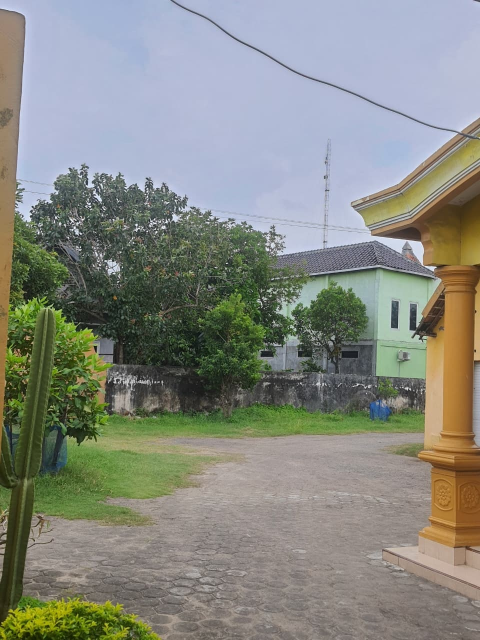
#> input picture dataset/original.jpg, 960 x 1280 px (shown at 1/2 size)
$ python detect.py
#> lines starting #> are read from the running program, lines starting #| are printed output that depends on the picture
import cv2
import matplotlib.pyplot as plt

img = cv2.imread("dataset/original.jpg")
#> img is the input picture: shape (1280, 960, 3); mean B, G, R 128.9, 137.4, 134.7
gray = cv2.cvtColor(img, cv2.COLOR_BGR2GRAY)
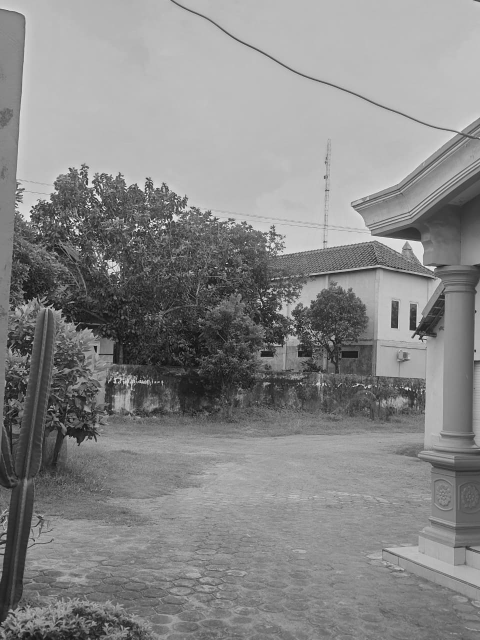
#> gray: shape (1280, 960) (shown at 1/2 size); min 1, max 255, mean 135.6

sift = cv2.SIFT_create()
kp, des = sift.detectAndCompute(gray,None)
#> kp = 8370 keypoints; strongest (x, y, size): (294, 463, 2), (236, 564, 2.2), (151, 440, 1.9), (453, 527, 1.8)
sift_img = cv2.drawKeypoints(img,kp,None,flags=cv2.DRAW_MATCHES_FLAGS_DRAW_RICH_KEYPOINTS)
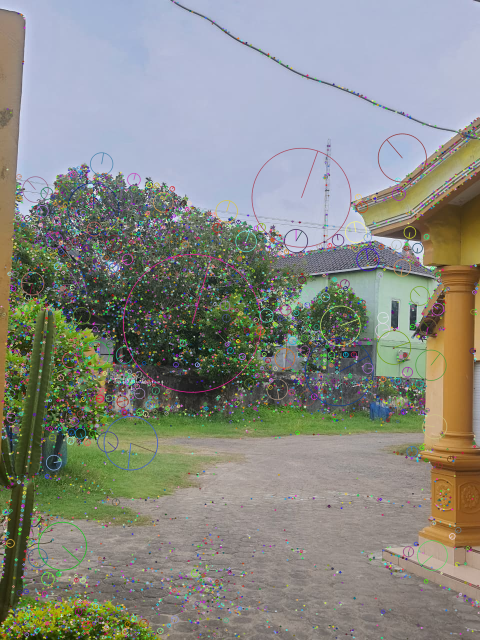
#> sift_img: shape (1280, 960, 3) (shown at 1/2 size); mean B, G, R 131.8, 138.7, 136.6

orb = cv2.ORB_create(nfeatures=1500)
kp2, des2 = orb.detectAndCompute(gray,None)
#> kp2 = 1500 keypoints; strongest (x, y, size): (302, 442, 31), (181, 412, 31), (113, 436, 31), (304, 442, 31)
orb_img = cv2.drawKeypoints(img,kp2,None,color=(0,255,0))
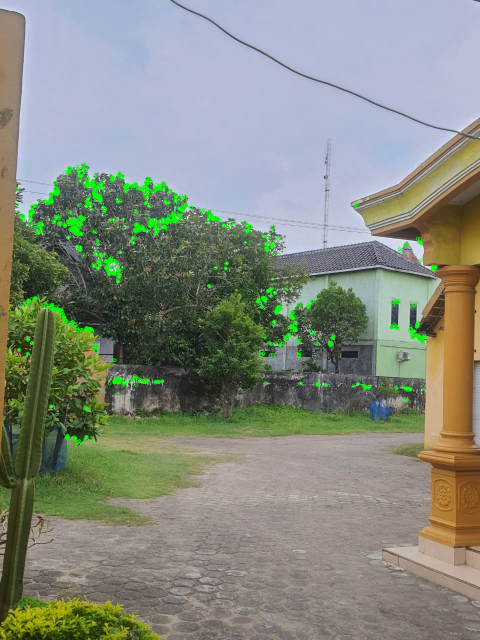
#> orb_img: shape (1280, 960, 3) (shown at 1/2 size); mean B, G, R 127.1, 139.3, 132.9

plt.figure(figsize=(10,5))
plt.subplot(1,2,1)
plt.title("SIFT Keypoints")
plt.imshow(cv2.cvtColor(sift_img,cv2.COLOR_BGR2RGB))
plt.axis("off")

plt.subplot(1,2,2)
plt.title("ORB Keypoints")
plt.imshow(cv2.cvtColor(orb_img,cv2.COLOR_BGR2RGB))
plt.axis("off")

plt.show()
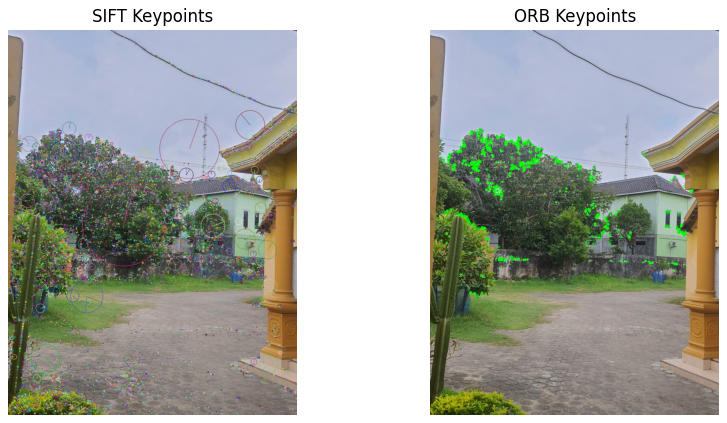
#> figure drawn by matplotlib, 2 panels
